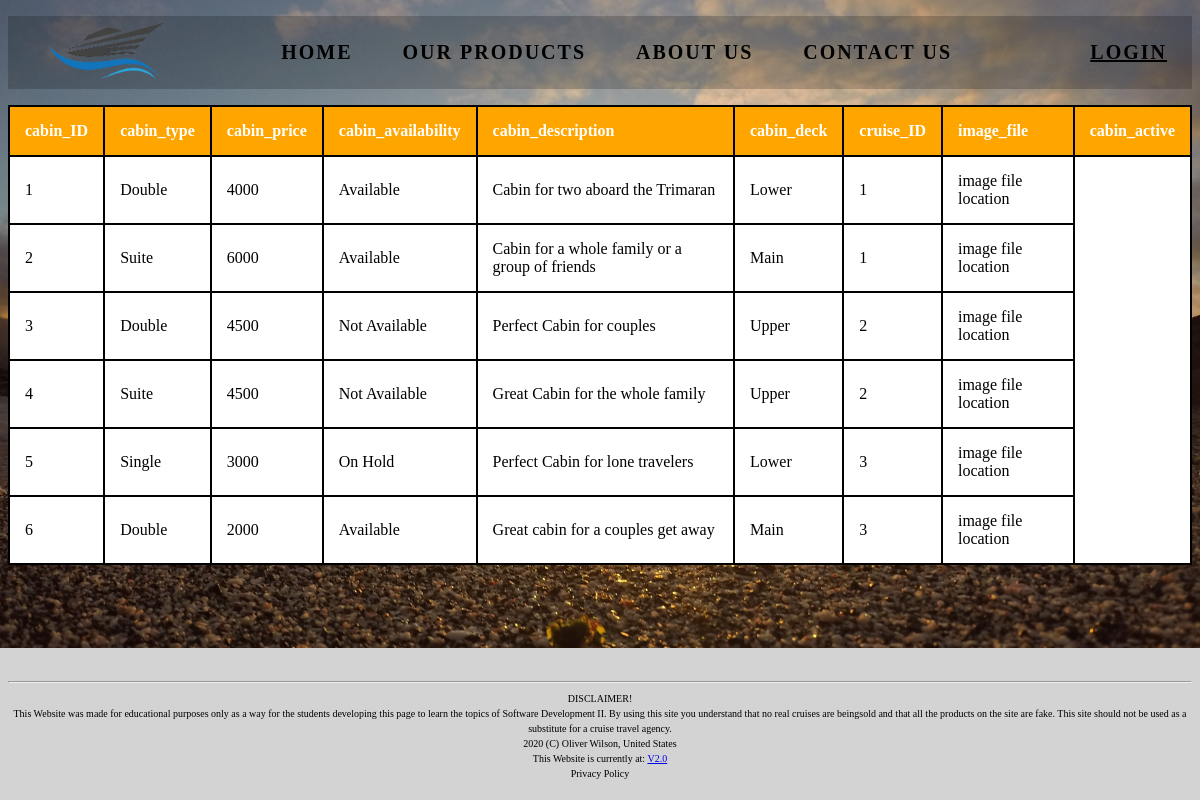
Page /HTML/AdminCabinTable.php on the committed database.
### tables this page shows
CREATE TABLE T18_Cabins (
    cabin_ID INT(100) PRIMARY KEY,
    cabin_type ENUM("Single", "Double", "Suite"),
    cabin_price INT,
    cabin_availability ENUM("Available", "Not Available", "On Hold") NOT NULL,
    cabin_description VARCHAR(100),
    cabin_deck ENUM("Main", "Lower", "Upper"),
    cruise_ID INT(100),  
    image_file VARCHAR(100),
	cabin_active ENUM("Y", "N") NOT NULL  
);

### HTML/AdminCabinTable.php (the view, shortened to what this page needs)
<!DOCTYPE html>
<html lang="en">
<head>
</head>
<body style="background-color: lightgray;">
<?php
	require "SCnavbar.php";
?>
<?php
	require ("../connect_db.php");
?>
<?php
	echo "<table border=1>";
		echo "<tr>";
	$table="T18_Cabins";
	$q="EXPLAIN $table";
	$r=mysqli_query($dbc, $q);
	if ($r) {
		while ($row=mysqli_fetch_array($r, MYSQLI_NUM)) {
			echo "<TH>" . $row[0] . "</TH>";
		}
		echo "</tr>";
	}
	else {
		echo "<p>" . mysqli_error($dbc) . "</p>";
	}
	$q="SELECT * FROM $table";
	$r=mysqli_query($dbc, $q);
		echo "<tr>";
	if ($r) {
		while ($row=mysqli_fetch_array($r, MYSQLI_NUM)) {
			for ($x=0; $x < 8; $x++) {
				echo "<td>" . $row[$x] . "</td>";
			}
			echo "</tr>";
		}
	}
	echo "</table>";
?>
<br><br><br><br><br><br>
<hr>
<?php
	include "SCfooter.php";
?>
<br>
</body>
</html>

### HTML/SCnavbar.php (shortened to what this page needs)
<?php
	echo "<div class=\"header\">";
		echo "<ul>";
			echo "<li style='float: left;'><img src='Logo.png'></li>";
			echo "<li><a href='HomePage.php'>Home</a></li>";
			echo "<li><a href='HomePage.php'>Our Products</a></li>";
			echo "<li><a href='AboutUs.php'>About Us</a></li>";
			echo "<li><a href='ContactUs.php'>Contact Us</a></li>";
			echo "<li style='float: right;'><a href='Admin.php'> <u>Login</u> </a></li>";
		echo "</ul>";
	echo "</div>";
?>

### HTML/SCfooter.php (shortened to what this page needs)
<?php
	echo "<footer style='font-size: 12px; text-align: center;'> <small> DISCLAIMER! <br> This Website was made for educational purposes only as a way for the students developing this page to learn";
				echo " the topics of Software Development II. By using this site you understand that no real cruises are being";
				echo "sold and that all the products on the site are fake. This site should not be used as a substitute for a cruise travel agency.";
				echo "<br>";
				echo "2020 (C) " . FILE_AUTHOR . ", United States";
				echo "<br> This Website is currently at: <a href='Change.php'> V2.0 </a>";
				echo "<br>  Privacy Policy";
	echo "</footer>";
?>

### HTML/AdminCabinTable.php (style rules this page uses)
body { background: url(Crab.jpg) no-repeat; background-size: cover; height: 78vh; background-position: center; }
img { size: cover; position: center; height: 60px; width: 120px; margin-top: 5px; margin-bottom: -50px; }
table, td { margin-right:auto; margin-left: auto; border:2px solid black; border-collapse:collapse; padding: 15px; text-align: left; background-color: white; }
th { margin-right:auto; margin-left: auto; border:2px solid black; border-collapse:collapse; padding: 15px; text-align: left; background-color: orange; color:white; }

### rows in the picture
t18_cabins: cabin_ID "1", cabin_type "Double", cabin_price "4000", cabin_availability "Available", cabin_description "Cabin for two aboard the Trimaran", cabin_deck "Lower", cruise_ID "1", image_file "image file location"
t18_cabins: cabin_ID "2", cabin_type "Suite", cabin_price "6000", cabin_availability "Available", cabin_description "Cabin for a whole family or a group of friends", cabin_deck "Main", cruise_ID "1", image_file "image file location"
t18_cabins: cabin_ID "3", cabin_type "Double", cabin_price "4500", cabin_availability "Not Available", cabin_description "Perfect Cabin for couples", cabin_deck "Upper", cruise_ID "2", image_file "image file location"
t18_cabins: cabin_ID "4", cabin_type "Suite", cabin_price "4500", cabin_availability "Not Available", cabin_description "Great Cabin for the whole family", cabin_deck "Upper", cruise_ID "2", image_file "image file location"
t18_cabins: cabin_ID "5", cabin_type "Single", cabin_price "3000", cabin_availability "On Hold", cabin_description "Perfect Cabin for lone travelers", cabin_deck "Lower", cruise_ID "3", image_file "image file location"
t18_cabins: cabin_ID "6", cabin_type "Double", cabin_price "2000", cabin_availability "Available", cabin_description "Great cabin for a couples get away", cabin_deck "Main", cruise_ID "3", image_file "image file location"

### other values in the picture
$row[0] "cabin_ID"
$row[0] "cabin_type"
$row[0] "cabin_price"
$row[0] "cabin_availability"
$row[0] "cabin_description"
$row[0] "cabin_deck"
$row[0] "cruise_ID"
$row[0] "image_file"
$row[0] "cabin_active"
FILE_AUTHOR "Oliver Wilson"
